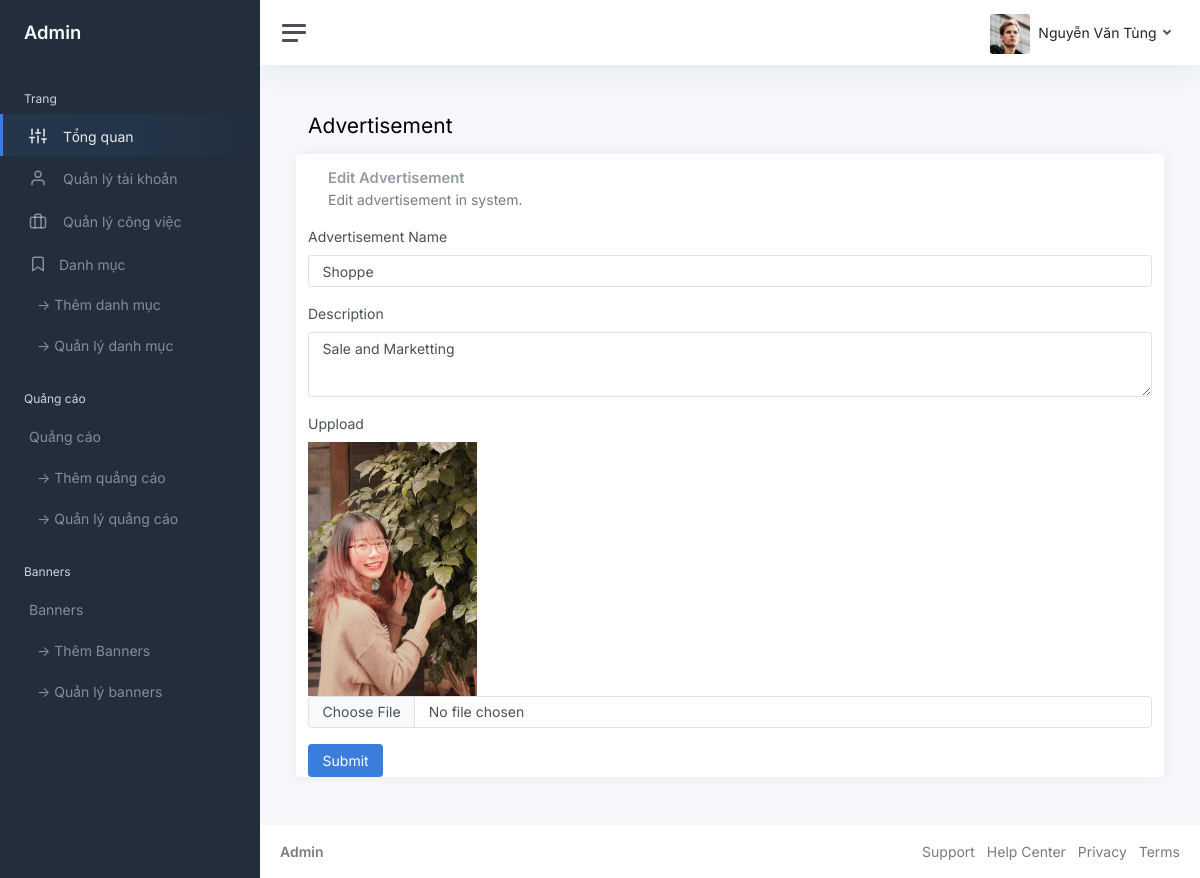
The app's page /admin/editadvertise.php?advId=7 (signed in) with its own data.
### tables this page shows
CREATE TABLE `tbl_advertisement` (
  `id` int(11) NOT NULL,
  `title` varchar(255) NOT NULL,
  `description` text NOT NULL,
  `image` varchar(255) NOT NULL,
  `adminId` int(11) NOT NULL
);

### lib/database.php (called while the page is built, shortened)
<?php
Class Database{
   public $host   = DB_HOST;
   public $user   = DB_USER;
   public $pass   = DB_PASS;
   public $dbname = DB_NAME;
   public $link;
private function connectDB(){
   $this->link = new mysqli($this->host, $this->user, $this->pass,
    $this->dbname);
 }
public function select($query){
  $result = $this->link->query($query) or
   die($this->link->error.__LINE__);
  if($result->num_rows > 0){
    return $result;
  } else {
    return false;
  }
 }
}

### classes/Advertisement.php (called while the page is built, shortened)
<?php
    $filepath = realpath(dirname(__FILE__));
    include_once ($filepath.'/../lib/database.php');
?>
<?php
class Advertisement
{
    private $db;
    public function __construct() {
        $this->db = new Database();
    }
    public function getAdvertiseById($id) {
        $query = "SELECT * FROM tbl_advertisement WHERE id = '$id'";
        $result = $this->db->select($query);
        return $result;
    }
}
?>

### admin/editadvertise.php (the view, shortened to what this page needs)
<?php
include '../classes/Advertisement.php';
?>
<?php
    $class = new Advertisement();
    if($_GET['advId'] != null || isset($_GET['advId'])) {
      $id = $_GET['advId'];
    }
?>
<!DOCTYPE html>
<html lang="en">
<head>
    <link href="./asset/css/app.css" rel="stylesheet">
</head>
<body>
    <div class="wrapper">
        <?php include('./inc/sidebar.php') ?>
        <div class="main">
            <?php include('./inc/header.php') ?>
            <main class="content">
                <div class="container-fluid p-0">
                    <h1 class="h3 mb-3">Advertisement</h1>
                    <div class="row">
                        <div class="card">
                            <div class="card-header">
                                <h5 class="card-title">Edit Advertisement</h5>
                                <h6 class="card-subtitle text-muted">Edit advertisement in system.</h6>
                            </div>
                            <?php
                                    $getAdvById = $class->getAdvertiseById($id);
                                    if ($getAdvById) {
                                        while($result = $getAdvById->fetch_assoc()){
                            ?>
                            <form action="" method="POST" enctype="multipart/form-data">
                                    <div class="mb-3">
                                        <label class="form-label">Advertisement Name</label>
                                        <input type="text" class="form-control" value="<?php echo $result['title'] ?>" placeholder="Ex: Shopping For Asus Company" name='title'
                                             />
                                    </div>
                                    <div class="mb-3">
                                        <label class="form-label">Description</label>
                                        <textarea class="form-control"  placeholder="Ex: Recrutiment for company,...." rows="1" style="height: 65px" name='description'
                                            ><?php echo $result['description'] ?></textarea>
                                    </div>
                                    <div class="mb-3">
                                        <label class="form-label">Uppload</label><br>
                                        <img src="../uploads/<?php echo $result['image'] ?>" style="width: 20%">
                                        <input class="form-control" type="file" name='image'/>
                                    </div>
                                    <button type="submit" name="submit" class="btn btn-primary">Submit</button>
                                </form>
                                <?php }
                                    } ?>
                        </div>
                    </div>
                </div>
            </main>
            <?php include('./inc/footer.php') ?>
        </div>
    </div>
</body>
</html>

### records on screen
tbl_advertisement: title "Shoppe", description "Sale and Marketting", image (picture)

### other values on screen
Session::get('adminName') "Nguyễn Văn Tùng"
